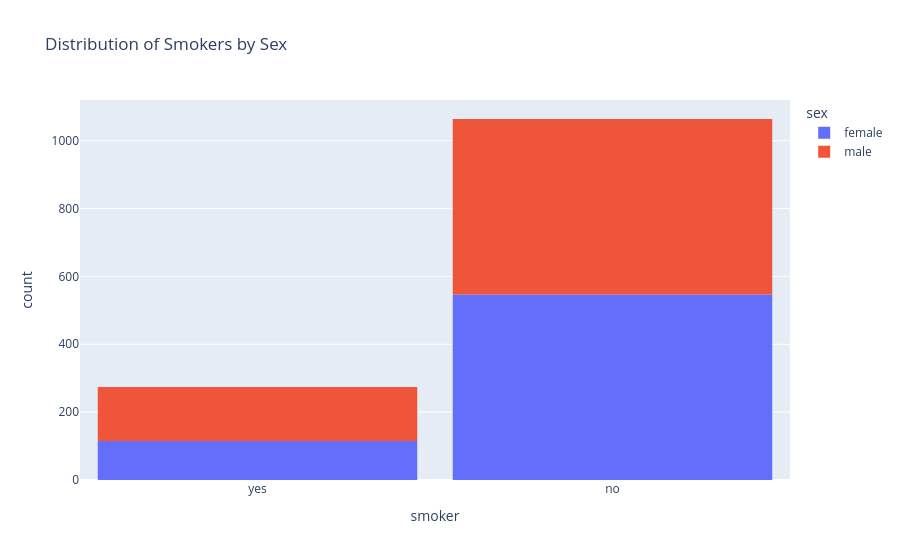

Source (notebook cell):
### Code cell
fig = px.histogram(medical_df, x="smoker", color='sex', title="Distribution of Smokers by Sex")
fig.update_layout(bargap=0.1)   
fig.show()

### Figure 1 — Plotly figure (JSON) as saved in the notebook; plotly's stock layout.template omitted (floating-point values rounded to 4 significant figures; data arrays with more than 128 entries replaced by an {"elided": "..."} marker saying what was removed)
{"data": [{"bingroup": "x", "hovertemplate": "sex=female<br>smoker=%{x}<br>count=%{y}<extra></extra>", "legendgroup": "female", "marker": {"color": "#636efa", "pattern": {"shape": ""}}, "name": "female", "orientation": "v", "showlegend": true, "type": "histogram", "x": {"elided": "662 str values"}, "xaxis": "x", "yaxis": "y"}, {"bingroup": "x", "hovertemplate": "sex=male<br>smoker=%{x}<br>count=%{y}<extra></extra>", "legendgroup": "male", "marker": {"color": "#EF553B", "pattern": {"shape": ""}}, "name": "male", "orientation": "v", "showlegend": true, "type": "histogram", "x": {"elided": "676 str values"}, "xaxis": "x", "yaxis": "y"}], "layout": {"bargap": 0.1, "barmode": "relative", "legend": {"title": {"text": "sex"}, "tracegroupgap": 0}, "title": {"text": "Distribution of Smokers by Sex"}, "xaxis": {"anchor": "y", "domain": [0, 1], "title": {"text": "smoker"}}, "yaxis": {"anchor": "x", "domain": [0, 1], "title": {"text": "count"}}}}
